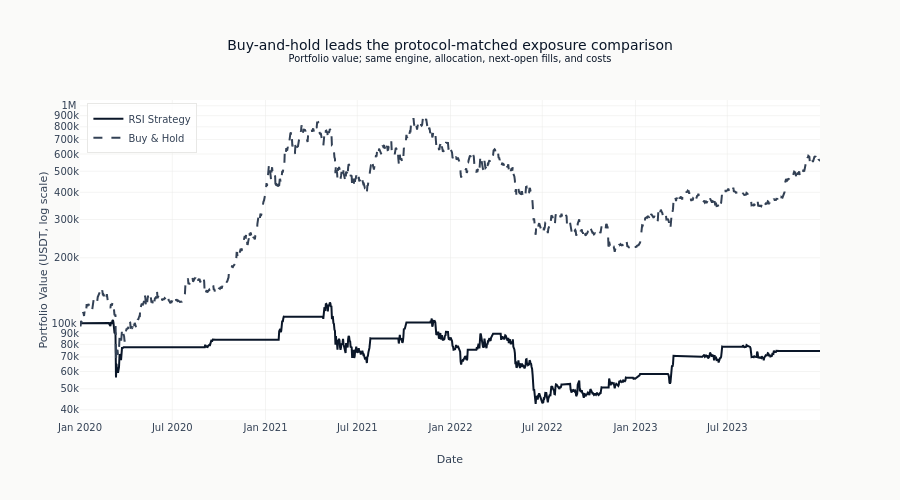

The cell this chart's notebook holds for it:
### Code cell
benchmark_ec = benchmark_results.equity
fig = go.Figure()
fig.add_trace(
    go.Scatter(
        x=ec.timestamps,
        y=ec.values,
        name="RSI Strategy",
        line=dict(color=COLORS["blue"]),
    )
)
fig.add_trace(
    go.Scatter(
        x=benchmark_ec.timestamps,
        y=benchmark_ec.values,
        name="Buy & Hold",
        line=dict(color=COLORS["neutral"], dash="dash"),
    )
)
fig.update_layout(
    title=(
        f"{return_leader} leads the protocol-matched exposure comparison"
        "<br><sup>Portfolio value; same engine, allocation, next-open fills, and costs</sup>"
    ),
    xaxis_title="Date",
    yaxis_title="Portfolio Value (USDT, log scale)",
    yaxis_type="log",
    yaxis_tickformat="~s",
    height=500,
    legend=dict(yanchor="top", y=0.99, xanchor="left", x=0.01),
    hovermode="x unified",
)
fig.show()

### Figure 1 — Plotly figure (JSON) as saved in the notebook; plotly's stock layout.template omitted (floating-point values rounded to 4 significant figures; data arrays with more than 128 entries replaced by an {"elided": "..."} marker saying what was removed)
{"data": [{"line": {"color": "#0a1628"}, "name": "RSI Strategy", "type": "scatter", "x": {"elided": "1461 str values"}, "y": {"elided": "1461 float values"}}, {"line": {"color": "#334155", "dash": "dash"}, "name": "Buy & Hold", "type": "scatter", "x": {"elided": "1461 str values"}, "y": {"elided": "1461 float values"}}], "layout": {"height": 500, "hovermode": "x unified", "legend": {"x": 0.01, "xanchor": "left", "y": 0.99, "yanchor": "top"}, "title": {"text": "Buy-and-hold leads the protocol-matched exposure comparison<br><sup>Portfolio value; same engine, allocation, next-open fills, and costs</sup>"}, "xaxis": {"title": {"text": "Date"}}, "yaxis": {"tickformat": "~s", "title": {"text": "Portfolio Value (USDT, log scale)"}, "type": "log"}}}
